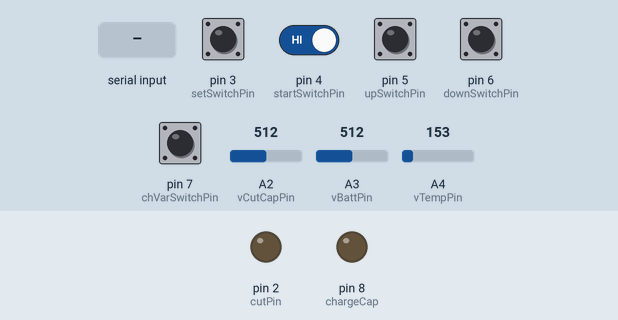
Recording of a sketch running on a simulated Arduino Uno, built with avr-gcc and run on an emulated ATmega328P. On the bench: output pins drawn as LEDs (lit = HIGH). The test bench sets the inputs (shaded band); at power-on: pin 3 (setSwitchPin), pin 4 (startSwitchPin), pin 5 (upSwitchPin), pin 6 (downSwitchPin), pin 7 (chVarSwitchPin) HIGH, A2 (vCutCapPin) = 512, A3 (vBattPin) = 512, A4 (vTempPin) = 153. EEPROM starts erased; what the sketch prints to the serial monitor is not drawn.

Above: at 1.2 s.
1.3 s: pin 3 (setSwitchPin) pulled LOW for 0.15 s
2.9 s: pin 3 (setSwitchPin) pulled LOW for 1 s
5.4 s: pin 3 (setSwitchPin) driven LOW and pin 4 (startSwitchPin) driven LOW
7.1 s: pin 4 (startSwitchPin) driven HIGH
10.1 s: "C" received over Serial
At 10.5 s:
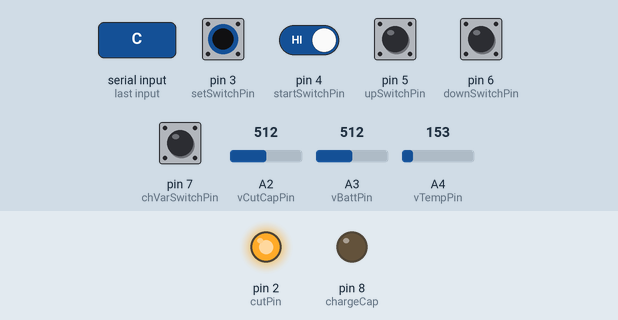
11.6 s: pin 7 (chVarSwitchPin) pulled LOW for 1 s
Timing chart, 0 to 14.6 s (numbered marks = the images above; inputs shaded):
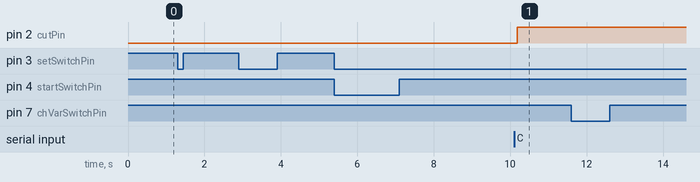

Measured:
- after the input at 1.3 s, every drawn part: stays the same
- after the input at 2.9 s, every drawn part: stays the same
- after the input at 5.4 s, every drawn part: stays the same
- after the input at 7.1 s, every drawn part: stays the same
- after the input at 10.1 s, pin 2 (cutPin): LOW → HIGH after 0.09 s
- after the input at 11.6 s, every drawn part: stays the same

The sketch:

CutDownRemote.ino
```cpp
#include <EEPROM.h>
#include <MsTimer2.h>

// ADD HYSTERESIS: charge capacitors until certain percent above 4.5 volts,
// then allow to drain until same percent below, then resume charging.

// Analog Pin Assignments
int vCutCapPin = A2; // Reads voltage from capacitor
int vBattPin = A3;
int vTempPin = A4;

// Digital Pin Assignments
int cutPin = 2;
int setSwitchPin = 3;
int startSwitchPin = 4;
int upSwitchPin = 5;
int downSwitchPin = 6;
int chVarSwitchPin = 7;
int chargeCap = 8; // Set to HIGH to charge capacitor

// Charge Constants
float vRefStop = 4.4;
float vRefStart = 4.1;
//float vBattRange = vRef * 4.092;
//float vCutCapRange = vRef * 2.0;
//float vBackupCapRange = vRef * 2.0;

// EEPROM Constants
float timeOhFactor = 0.1213; // 0.0333; // Empirical with 3 second waitTime
int maxEepromAddr = 1023; // ATMega328
String dataValues = "2*(T+75)(C), vB*20(V), vC*20(V), Cut";

// Cutdown variables
int cutDelayMins; // Time until drop
boolean isCut; // Line has been cut

// Wait time variables
int waitTime = 30000;
int ledFlashTime;

// Sample variables
int sampleCount;
int sampleNum;
int sampleTime;

// User defined variables
int varnum = 1;

// Charge variables
float vCharged;
float vCutCap;
float vBatt;
boolean isCharged;
boolean chgEnable;

// Sensor variables
int dataSampleInterval;
int sensType;

// Activity variables
boolean active;

// Necessary for EEPROM
int eepromAddr;

void setup()
{
  // Switches & Cut Pin
  pinMode(cutPin, OUTPUT);
  pinMode(setSwitchPin, INPUT_PULLUP );
  pinMode(startSwitchPin, INPUT_PULLUP);
  pinMode(upSwitchPin, INPUT_PULLUP);
  pinMode(downSwitchPin, INPUT_PULLUP);
  pinMode(chVarSwitchPin, INPUT_PULLUP);
  pinMode(chargeCap, OUTPUT);

  /*
  // LED Setup
  pinMode(LEDPinTime, OUTPUT);
  pinMode(LEDPinBatt, OUTPUT);
  pinMode(LEDPinCap, OUTPUT);
  pinMode(LEDPinMode, OUTPUT);
  pinMode(LEDPinTimer, OUTPUT);
  pinMode(LEDPinCharge, OUTPUT);
  */

  chgEnable = true;
  activateCut( false );
  isCut = false;
  setTimerLED( false );
  sensType = 0; // LM60
  sampleTime = 60; // ms
  float temp = ( 1000.0 * sampleTime ) / ( 1.0 * waitTime );
  sampleCount = (int)( 0.5 + temp);
  ledFlashTime = 10; // ms
  vCharged = 4.4; // When used for testing purposes set this to 0.0

  active = false;
  cutDelayMins = 0;
  sampleNum = 1;

  Serial.begin(9600);
  Serial.flush();

  MsTimer2::set( waitTime, timesUp );
}

void loop()
{
  // Every 3 seconds as defined by MSTime2
  while( active );
  detachInterrupt( 1 );

  vBatt = analogRead( vBattPin ) / 1024.0;
  vCutCap = analogRead( vCutCapPin ) / 1024.0;

  // If discharging and below voltage reference, start charging
  if (isCharged & (vCutCap <= vRefStart))
  {
    //digitalWrite(LEDPinCharge, LOW);
    waitForCharge();
  }

  // If switch is pressed (assuming active HIGH), allow time to be set
  while (getModeSwitch())
  {
    //digitalWrite(LEDPinMode, HIGH);

    // Display Current Timer Value
    Serial.print(cutDelayMins);

    if (digitalRead(upSwitchPin) == HIGH)
    {
      cutDelayMins += 1;
    }
    if (digitalRead(downSwitchPin) == HIGH)
    {
      cutDelayMins -= 1;
    }
  }

  if (digitalRead(chVarSwitchPin) == HIGH)
  {
    if(varnum == 3)
    {
      varnum = 1;
    }
    else
    {
      varnum += 1;
    }
  }

  if (varnum == 1)
  {
    //digitalWrite(LEDPinTime, HIGH);
    //digitalWrite(LEDPinBatt, LOW);
    //digitalWrite(LEDPinCap, LOW);

    // Display Time
    Serial.print(cutDelayMins);
  }

  if (varnum == 2)
  {
    //digitalWrite(LEDPinTime, LOW);
    //digitalWrite(LEDPinBatt, HIGH);
    //digitalWrite(LEDPinCap, LOW);

    // Display Percent Charge on Battery
    Serial.print("Batt Charge");
  }

  if (varnum == 3)
  {
    //digitalWrite(LEDPinTime, LOW);
    //digitalWrite(LEDPinBatt, LOW);
    //digitalWrite(LEDPinCap, HIGH);

    // Display Percent Charge on Capacitors
    Serial.print("Percent Cap Charge");
  }

  //digitalWrite(LEDPinMode, LOW);

  if ( digitalRead(startSwitchPin) == HIGH )
  {
    active = true;
    //digitalWrite(LEDPinTimer, HIGH);

    if ( cutDelayMins > 0 )
    {
      Serial.println("Timer is now active.");
      Serial.println("");
      Serial.flush();
      Serial.write('X');
      Serial.print(cutDelayMins);
      Serial.print(",");
      Serial.println( "Min, T(C), Vbat(V), Vcut(V), Cut");
      Serial.flush();
      eepromAddr = 1;
      EEPROM.write( 0, eepromAddr ); // Initial eeprom address
    }

    else
    {
      active = false;
    }
  }

  if ( digitalRead(startSwitchPin) == LOW )
  {
    active = false;
  }

  else
  {
    flashTimerLED( ledFlashTime, 1 );
    boolean tmp = cutdownReceived();

    if ( tmp && chgEnable )
    {
      activateCut( tmp );
      chgEnable = false; // This branch only once
      isCut = true;
      delay(100);
    }

    if (sampleNum >= sampleCount)
    {
      float temp = readTemp( vTempPin, 0 );
      vBatt = analogRead( vBattPin ) / 1024.0;
      float vCutCap = analogRead( vCutCapPin ) / 1024.0;

      Serial.print( cutDelayMins );
      Serial.print( ", ");
      Serial.print( temp );
      Serial.print( ", ");
      Serial.print( vBatt );
      Serial.print( ", ");
      Serial.print( vCutCap );
      Serial.print( ", ");
      Serial.println( tmp );
      Serial.flush();

      temp = 2.0 * ( temp + 75.0 ); // Shift temperature range
      // Constrain readings to byte values
      if ( temp > 255 )
      {
        temp = 255;
      }

      if ( temp < 0 ) temp = 0;
      {
        vBatt /= 0.05;
      }

      if ( vBatt > 255 )
      {
        vBatt = 255;
      }

      if ( vBatt < 0  )
      {
        vBatt = 0;
      }

      vCutCap /= 0.05;

      if ( vCutCap > 255 )
      {
        vCutCap = 255;
      }

      if ( vCutCap < 0  )
      {
        vCutCap = 0;
      }

      // EEPROM TIMER CODE
      // If out of eeprom, keep overwriting the last set of samples
      if ( eepromAddr > maxEepromAddr )
      {
        eepromAddr = ( maxEepromAddr - 3 );
      }
      EEPROM.write( eepromAddr, byte( temp ) );
      eepromAddr +=1;
      EEPROM.write( eepromAddr, byte( vBatt ) );
      eepromAddr +=1;
      EEPROM.write( eepromAddr, byte( vCutCap ) );
      eepromAddr +=1;
      EEPROM.write( eepromAddr, byte( isCut ) );
      EEPROM.write( 0, byte(eepromAddr) );
      eepromAddr += 1;
      sampleNum = 0;
    }

    sampleNum += 1;
  }

  Serial.flush();

} // END OF VOID LOOP

// ACTIVATE CUTDOWN
void activateCut( boolean state )
{
  digitalWrite( cutPin, state );
}


// STOP TIMER
// Required for EEPROM timer
void timesUp()
{
  active = false;
}


// CUTDOWN CHECK
// Has the remote cutdown order ('C' byte) been recieved?
boolean cutdownReceived()
{
  boolean isReceived = false;
  for (int i = 0; i < 10; i++)
  {
    if (Serial.available() > 0)
    {
      int incomingByte = Serial.read();
      if (incomingByte == 'C')
      {
        isReceived = true;
        Serial.println("Cutdown command received.");
        Serial.flush();
      }
    }
    delay(5);
  }
  return isReceived;
}


// SET TIMER LED
void setTimerLED( boolean state )
{
  if ( state )
  {
    //digitalWrite( LEDPinTimer, HIGH );
  }

  else
  {
    //digitalWrite( LEDPinTimer, LOW );
  }
}


// TIMER LED FLASH
void flashTimerLED( int flashTime, int numFlashes )
{
  for ( int i = 0 ; i < numFlashes ; i++ )
  {
    //digitalWrite( LEDPinTimer, HIGH );
    delay( flashTime );
    //digitalWrite( LEDPinTimer, LOW );
    delay(100);
  }
}


// GET TIMER ACTIVITY
boolean isActive()
{
  return( active );
}


// ACTIVATE TIMER
void setActive()
{
  active = true;
}


// SET MODE
// Is "set" switch pressed?
boolean getModeSwitch()
{
  // Assuming set switch is active high
  return( digitalRead( setSwitchPin ) == HIGH );
}


// TEMPERATURE
// Reading temperature sensor
float readTemp( int pin, int sensType )
{
  // Temperature Sensor constants:
  //   0  LM60
  //   1  MAX6605
  //   2  TMP36
  int mVoltsAtRefTemp[] = { 424, 744, 750 };
  int refTempC[] = { 0, 0, 25 };
  float mVperDegC[] = { 6.25, 11.9, 10.0 };

  float mVolts = analogRead(vTempPin);

  return(mVolts);
}


// HYSTERESIS
// If not charged, call this method to wait until charged
void waitForCharge()
{
  isCharged = false;
  digitalWrite(chargeCap, HIGH);
  vCutCap = analogRead( vCutCapPin ) / 1024.0;
  vBatt = analogRead( vBattPin ) / 1024.0;

  while ( vCutCap < vRefStop )
  {
    delay(40);
    Serial.print("Battery Charge = ");
    Serial.print(vBatt);
    Serial.print("V, ");
    Serial.print("Capacitor Charge = ");
    Serial.print(vCutCap);
    Serial.println("V. Waiting for full capacitor charge...");
    Serial.flush();

    delay(5000);
    flashTimerLED( ledFlashTime, 1 );

    vCutCap = analogRead( vCutCapPin ) / 1024.0;
    vBatt = analogRead( vBattPin ) / 1024.0;
  }

  isCharged = true;
  digitalWrite(chargeCap, LOW);
  //digitalWrite(LEDPinCharge, HIGH);
}


// TROUBLESHOOTING
// If code is not working properly, run this to see if too much ram is being used
int freeRam()
{
  extern int __heap_start, *__brkval;
  int v;
  return (int) &v - (__brkval == 0 ? (int) &__heap_start : (int) __brkval);
}
```
